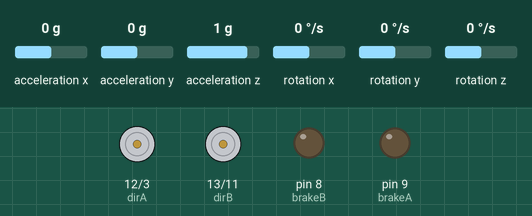
This sketch was run on a simulated Arduino Uno, built with avr-gcc and run on an emulated ATmega328P. Shown: direction and speed pins drawn as motors (green arrow = direction pin HIGH = forward, orange = LOW = backward, longer = more drive), output pins drawn as LEDs (lit = HIGH). The inputs (shaded band) are chosen by the test bench; at power-on: rotation x 0 °/s, acceleration x 0 g, acceleration y 0 g, acceleration z 1 g, rotation y 0 °/s, rotation z 0 °/s. What the sketch prints to the serial monitor is not drawn.

Above: at 1.2 s.
1.3 s: rotation x set to -192 °/s
At 3.6 s:
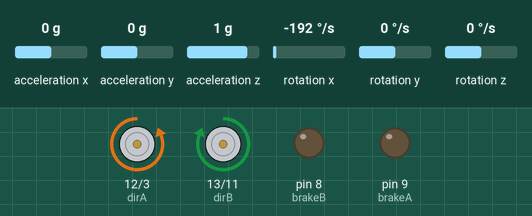
At 4.2 s:
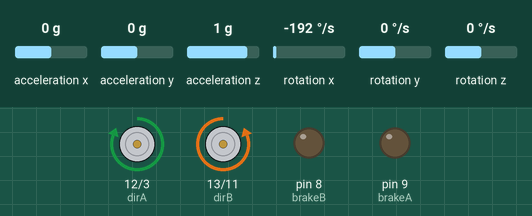
4.3 s: rotation x set to -63 °/s
7.3 s: rotation x set to -55 °/s
8.8 s: rotation x set to 0 °/s
10.3 s: rotation x set to 28 °/s
13.3 s: rotation x set to 34 °/s
Timing chart, 0 to 37.6 s (numbered marks = the images above; inputs shaded):
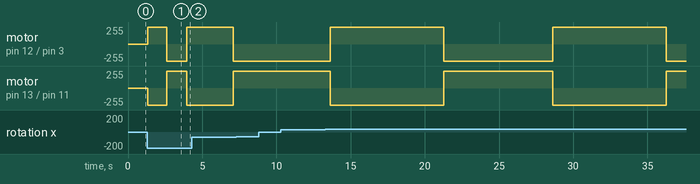

Measured:
- after the input at 1.3 s, motor on pin 12 (dirA) / pin 3 (speedA): stopped → forward 255/255 at once, → backward 255/255 1.3 s later, → forward 255/255 1.3 s later; motor on pin 13 (dirB) / pin 11 (speedB): stopped → backward 255/255 at once, → forward 255/255 1.3 s later, → backward 255/255 1.3 s later

The sketch:

MPU6050_raw.ino
```cpp
// I2C device class (I2Cdev) demonstration Arduino sketch for MPU6050 class
// 10/7/2011 by Jeff Rowberg <jeff@rowberg.net>
// Updates should (hopefully) always be available at https://github.com/jrowberg/i2cdevlib
//
// Changelog:
//      2013-05-08 - added multiple output formats
//                 - added seamless Fastwire support
//      2011-10-07 - initial release

/* ============================================
I2Cdev device library code is placed under the MIT license
Copyright (c) 2011 Jeff Rowberg

Permission is hereby granted, free of charge, to any person obtaining a copy
of this software and associated documentation files (the "Software"), to deal
in the Software without restriction, including without limitation the rights
to use, copy, modify, merge, publish, distribute, sublicense, and/or sell
copies of the Software, and to permit persons to whom the Software is
furnished to do so, subject to the following conditions:

The above copyright notice and this permission notice shall be included in
all copies or substantial portions of the Software.

THE SOFTWARE IS PROVIDED "AS IS", WITHOUT WARRANTY OF ANY KIND, EXPRESS OR
IMPLIED, INCLUDING BUT NOT LIMITED TO THE WARRANTIES OF MERCHANTABILITY,
FITNESS FOR A PARTICULAR PURPOSE AND NONINFRINGEMENT. IN NO EVENT SHALL THE
AUTHORS OR COPYRIGHT HOLDERS BE LIABLE FOR ANY CLAIM, DAMAGES OR OTHER
LIABILITY, WHETHER IN AN ACTION OF CONTRACT, TORT OR OTHERWISE, ARISING FROM,
OUT OF OR IN CONNECTION WITH THE SOFTWARE OR THE USE OR OTHER DEALINGS IN
THE SOFTWARE.
===============================================
*/

// I2Cdev and MPU6050 must be installed as libraries, or else the .cpp/.h files
// for both classes must be in the include path of your project
#include "I2Cdev.h"
#include "MPU6050.h"

// Arduino Wire library is required if I2Cdev I2CDEV_ARDUINO_WIRE implementation
// is used in I2Cdev.h
#if I2CDEV_IMPLEMENTATION == I2CDEV_ARDUINO_WIRE
    #include "Wire.h"
#endif

// class default I2C address is 0x68
// specific I2C addresses may be passed as a parameter here
// AD0 low = 0x68 (default for InvenSense evaluation board)
// AD0 high = 0x69
MPU6050 accelgyro(0x68);
//MPU6050 accelgyro(0x69); // <-- use for AD0 high

int16_t ax, ay, az;
int16_t gx, gy, gz;
int16_t ax0, ay0,az0;
int16_t gx0, gy0,gz0;
int16_t Iax, Iay, Iaz;
int16_t Igx, Igy, Igz;
long lastMillis;

#define dirA 12
#define dirB 13
#define speedA 3
#define speedB 11
#define brakeA 9
#define brakeB 8
#define currA A0
#define currB A1

#define KP 0.3
#define KD 20
#define KI 3


void setup() {
    Iax = 0;
    Iay = 0;
    Iaz = 0;
    Igx = 0;
    Igy = 0;
    Igz = 0;
    pinMode(dirA, OUTPUT);
    pinMode(dirB, OUTPUT);
    pinMode(speedA, OUTPUT);
    pinMode(speedB, OUTPUT);
    pinMode(brakeA, OUTPUT);
    pinMode(brakeB, OUTPUT);
    digitalWrite(brakeA,LOW);
    digitalWrite(brakeB,LOW);
    // join I2C bus (I2Cdev library doesn't do this automatically)
    #if I2CDEV_IMPLEMENTATION == I2CDEV_ARDUINO_WIRE
        Wire.begin();
    #elif I2CDEV_IMPLEMENTATION == I2CDEV_BUILTIN_FASTWIRE
        Fastwire::setup(400, true);
    #endif

    // initialize serial communication
    // (38400 chosen because it works as well at 8MHz as it does at 16MHz, but
    // it's really up to you depending on your project)
    Serial.begin(19200);

    // initialize device
    Serial.println("Initializing I2C devices...");
    accelgyro.initialize();
    //accelgyro.setRate(38400);
    // verify connection
    Serial.println("Testing device connections...");
    //while(!accelgyro.testConnection()){
    //      accelgyro.initialize();
    Serial.println(accelgyro.testConnection() ? "MPU6050 connection successful" : "MPU6050 connection failed");
    //}
    // use the code below to change accel/gyro offset values
    /*
    Serial.println("Updating internal sensor offsets...");
    // -76	-2359	1688	0	0	0
    Serial.print(accelgyro.getXAccelOffset()); Serial.print("\t"); // -76
    Serial.print(accelgyro.getYAccelOffset()); Serial.print("\t"); // -2359
    Serial.print(accelgyro.getZAccelOffset()); Serial.print("\t"); // 1688
    Serial.print(accelgyro.getXGyroOffset()); Serial.print("\t"); // 0
    Serial.print(accelgyro.getYGyroOffset()); Serial.print("\t"); // 0
    Serial.print(accelgyro.getZGyroOffset()); Serial.print("\t"); // 0
    Serial.print("\n");
    accelgyro.setXGyroOffset(220);
    accelgyro.setYGyroOffset(76);
    accelgyro.setZGyroOffset(-85);
    Serial.print(accelgyro.getXAccelOffset()); Serial.print("\t"); // -76
    Serial.print(accelgyro.getYAccelOffset()); Serial.print("\t"); // -2359
    Serial.print(accelgyro.getZAccelOffset()); Serial.print("\t"); // 1688
    Serial.print(accelgyro.getXGyroOffset()); Serial.print("\t"); // 0
    Serial.print(accelgyro.getYGyroOffset()); Serial.print("\t"); // 0
    Serial.print(accelgyro.getZGyroOffset()); Serial.print("\t"); // 0
    Serial.print("\n");
    */
    accelgyro.getMotion6(&ax, &ay, &az, &gx, &gy, &gz);
    ax0=ax;
    ay0=ay;
    az0=az;
    gx0=gx;
    gy0=gy;
    gz0=gz;
    // configure Arduino LED for
    lastMillis = millis();
}

void loop() {
    // read raw accel/gyro measurements from device
    long currMillis = millis();
    accelgyro.getMotion6(&ax, &ay, &az, &gx, &gy, &gz);
    ax-=ax0;
    ay-=ay0;
    az-=az0;
    gx-=gx0;
    gy-=gy0;
    gz-=gz0;
    Iax += ax*(currMillis-lastMillis) / 1000;
    Iay += ay*(currMillis-lastMillis) / 1000;
    Iaz += az*(currMillis-lastMillis) / 1000;
    Igx += gx*(currMillis-lastMillis) / 1000;
    Igy += gy*(currMillis-lastMillis) / 1000;
    Igz += gz*(currMillis-lastMillis) / 1000;
    if(Igx > 0){
      digitalWrite(dirA, LOW);
      digitalWrite(dirB, HIGH);
    }
    else{
      digitalWrite(dirA, HIGH);
      digitalWrite(dirB, LOW);
    }
    analogWrite(speedA, min(abs(KP*(double)Igx), 255));
    analogWrite(speedB, min(abs(KP*(double)Igx), 255));
    // these methods (and a few others) are also available
    //accelgyro.getAcceleration(&ax, &ay, &az);
    //accelgyro.getRotation(&gx, &gy, &gz);


        // display tab-separated accel/gyro x/y/z values
//        Serial.print("a/g:\t");
        /*Serial.print(ax); Serial.print(",");
        Serial.print(ay); Serial.print(",");
        Serial.print(az); Serial.print(",");*/
        Serial.print(gx); Serial.print(",");
/*        Serial.print(gy); Serial.print(",");
        Serial.print(gz); Serial.print(",");
        /*Serial.print(Iax); Serial.print(",");
        Serial.print(Iay); Serial.print(",");
        Serial.print(Iaz); Serial.print(","); */
        Serial.println(Igx); //Serial.print(",");
/*        Serial.print(Igy); Serial.print(",");
        Serial.println(Igz);*/

    #ifdef OUTPUT_BINARY_ACCELGYRO
        Serial.write((uint8_t)(ax >> 8)); Serial.write((uint8_t)(ax & 0xFF));
        Serial.write((uint8_t)(ay >> 8)); Serial.write((uint8_t)(ay & 0xFF));
        Serial.write((uint8_t)(az >> 8)); Serial.write((uint8_t)(az & 0xFF));
        Serial.write((uint8_t)(gx >> 8)); Serial.write((uint8_t)(gx & 0xFF));
        Serial.write((uint8_t)(gy >> 8)); Serial.write((uint8_t)(gy & 0xFF));
        Serial.write((uint8_t)(gz >> 8)); Serial.write((uint8_t)(gz & 0xFF));
    #endif
    lastMillis = currMillis;
    // blink LED to indicate activity
}
```
